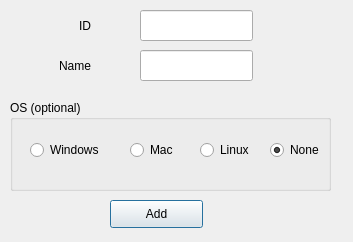
<?xml version="1.0" encoding="UTF-8"?>
<ui version="4.0">
 <class>MainWindow</class>
 <widget class="QMainWindow" name="MainWindow">
  <property name="geometry">
   <rect>
    <x>0</x>
    <y>0</y>
    <width>353</width>
    <height>242</height>
   </rect>
  </property>
  <property name="windowTitle">
   <string>Add Technology</string>
  </property>
  <widget class="QWidget" name="centralwidget">
   <widget class="QLabel" name="label_id">
    <property name="geometry">
     <rect>
      <x>-30</x>
      <y>10</y>
      <width>121</width>
      <height>31</height>
     </rect>
    </property>
    <property name="layoutDirection">
     <enum>Qt::RightToLeft</enum>
    </property>
    <property name="text">
     <string>ID</string>
    </property>
    <property name="alignment">
     <set>Qt::AlignRight|Qt::AlignTrailing|Qt::AlignVCenter</set>
    </property>
   </widget>
   <widget class="QLabel" name="label_name">
    <property name="geometry">
     <rect>
      <x>-30</x>
      <y>50</y>
      <width>121</width>
      <height>31</height>
     </rect>
    </property>
    <property name="text">
     <string>Name</string>
    </property>
    <property name="alignment">
     <set>Qt::AlignRight|Qt::AlignTrailing|Qt::AlignVCenter</set>
    </property>
   </widget>
   <widget class="QGroupBox" name="groupBoxOS">
    <property name="geometry">
     <rect>
      <x>10</x>
      <y>100</y>
      <width>321</width>
      <height>91</height>
     </rect>
    </property>
    <property name="title">
     <string>OS (optional)</string>
    </property>
    <widget class="QRadioButton" name="radioButtonLinux">
     <property name="enabled">
      <bool>true</bool>
     </property>
     <property name="geometry">
      <rect>
       <x>190</x>
       <y>40</y>
       <width>95</width>
       <height>20</height>
      </rect>
     </property>
     <property name="text">
      <string>Linux</string>
     </property>
    </widget>
    <widget class="QRadioButton" name="radioButtonWindows">
     <property name="enabled">
      <bool>true</bool>
     </property>
     <property name="geometry">
      <rect>
       <x>20</x>
       <y>40</y>
       <width>95</width>
       <height>20</height>
      </rect>
     </property>
     <property name="text">
      <string>Windows</string>
     </property>
     <property name="checked">
      <bool>false</bool>
     </property>
    </widget>
    <widget class="QRadioButton" name="radioButtonMac">
     <property name="enabled">
      <bool>true</bool>
     </property>
     <property name="geometry">
      <rect>
       <x>120</x>
       <y>40</y>
       <width>95</width>
       <height>20</height>
      </rect>
     </property>
     <property name="text">
      <string>Mac</string>
     </property>
     <property name="checked">
      <bool>false</bool>
     </property>
    </widget>
    <widget class="QRadioButton" name="radioButtonLinux_2">
     <property name="enabled">
      <bool>true</bool>
     </property>
     <property name="geometry">
      <rect>
       <x>260</x>
       <y>40</y>
       <width>95</width>
       <height>20</height>
      </rect>
     </property>
     <property name="text">
      <string>None</string>
     </property>
     <property name="checked">
      <bool>true</bool>
     </property>
    </widget>
   </widget>
   <widget class="QPushButton" name="add_button">
    <property name="geometry">
     <rect>
      <x>110</x>
      <y>200</y>
      <width>93</width>
      <height>28</height>
     </rect>
    </property>
    <property name="text">
     <string>Add</string>
    </property>
    <property name="autoDefault">
     <bool>true</bool>
    </property>
    <property name="default">
     <bool>true</bool>
    </property>
   </widget>
   <widget class="QLineEdit" name="lineEdit_name">
    <property name="geometry">
     <rect>
      <x>140</x>
      <y>50</y>
      <width>113</width>
      <height>31</height>
     </rect>
    </property>
   </widget>
   <widget class="QLineEdit" name="lineEdit_id">
    <property name="geometry">
     <rect>
      <x>140</x>
      <y>10</y>
      <width>113</width>
      <height>31</height>
     </rect>
    </property>
   </widget>
  </widget>
 </widget>
 <tabstops>
  <tabstop>lineEdit_id</tabstop>
  <tabstop>lineEdit_name</tabstop>
  <tabstop>radioButtonWindows</tabstop>
  <tabstop>radioButtonMac</tabstop>
  <tabstop>radioButtonLinux</tabstop>
  <tabstop>radioButtonLinux_2</tabstop>
  <tabstop>add_button</tabstop>
 </tabstops>
 <resources/>
 <connections/>
</ui>
